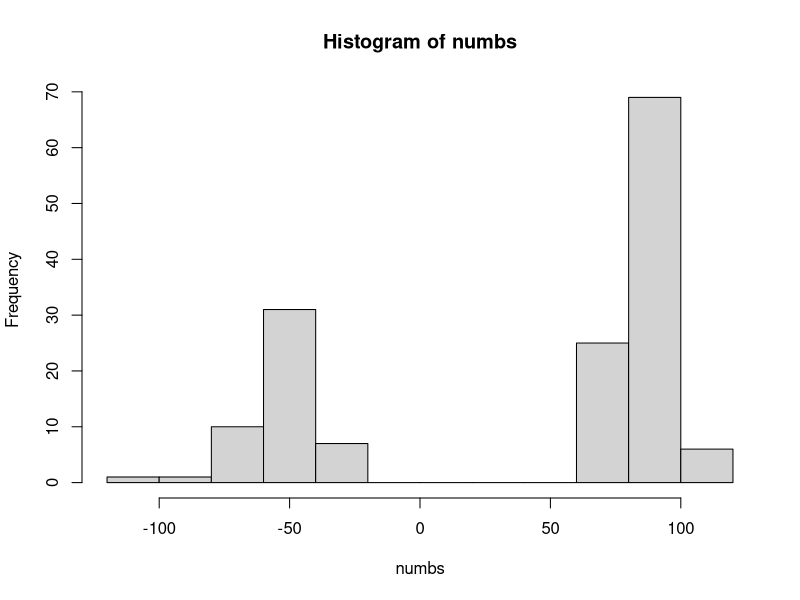

This chart was generated by the following R code:
## ---- chunk 1
library(tidyverse)
f10 <- read_csv("ex3students/f10.csv", col_names=FALSE )
zoo <- read_csv("ex3students/zoo.csv")

## ---- chunk 2
numbs <- flatten_dbl(map(f10$X1, parse_number))
hist(numbs)
## ---- chunk 3

## ---- chunk 4
km<-kmeans(numbs,2, iter.max = 1)
SSBoverTSSPrim<- km$betweenss /km$totss

evalss <- c(SSBoverTSSPrim) 

mykm<- function( centroids) {
kmm<-kmeans(numbs,2,iter.max = 1,centers= centroids)
SSBoverTSS<- (kmm$betweenss /kmm$totss)
evalss<<- c(evalss, SSBoverTSS)
kmm$centers
}

centr<-km$centers
for (i in 1:4){
  print(toString(centr))
 centr<<- mykm(centr)
}

evalss


##print(toString(paste("SSB/TSS " ,SSBoverTSS)))


## ---- chunk 5
km<-kmeans(numbs,2, iter.max = 1)
SSBoverTSSPrim<- km$betweenss /km$totss

centr<-km$centers

evalss <- c(SSBoverTSSPrim) 

km1<-kmeans(numbs,2,iter.max = 1,centers= km$centers)
SSBoverTSS<- (km1$betweenss /km1$totss)
evalss<<- c(evalss, SSBoverTSS)

km2<-kmeans(numbs,2,iter.max = 1,centers= km1$centers)
SSBoverTSS<- (km2$betweenss /km2$totss)
evalss<<- c(evalss, SSBoverTSS)


evalss
## ---- chunk 6

kmeans(zoo, centers = 7)

